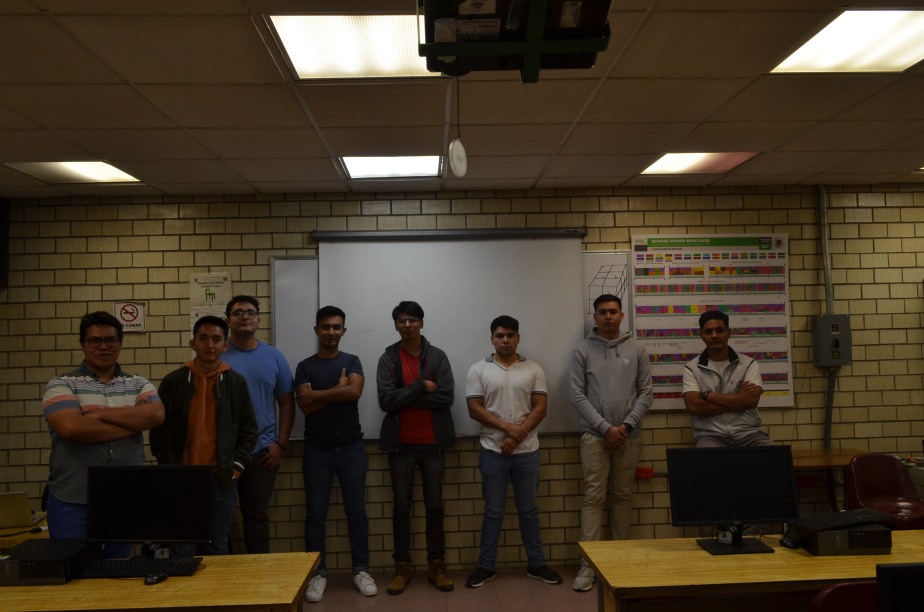
#> input picture fotos_9/DSC_0237.JPG, 3696 x 2448 px, found by its file name (shown at 1/4 size)
$ python Operadores_Puntuales.py
#> lines starting #> are read from the running program, lines starting #| are printed output that depends on the picture; after the words box and inside, x2 and y2 are one past the last pixel; in counts of white or black regions, pixels touching at a corner belong together
import cv2
import numpy as np

imagen = cv2.imread('fotos_9\DSC_0237.JPG')
#> imagen is the input picture: shape (2448, 3696, 3); mean B, G, R 39.7, 55.5, 67.5
res_imagen = cv2.resize(imagen, (1024, 720))
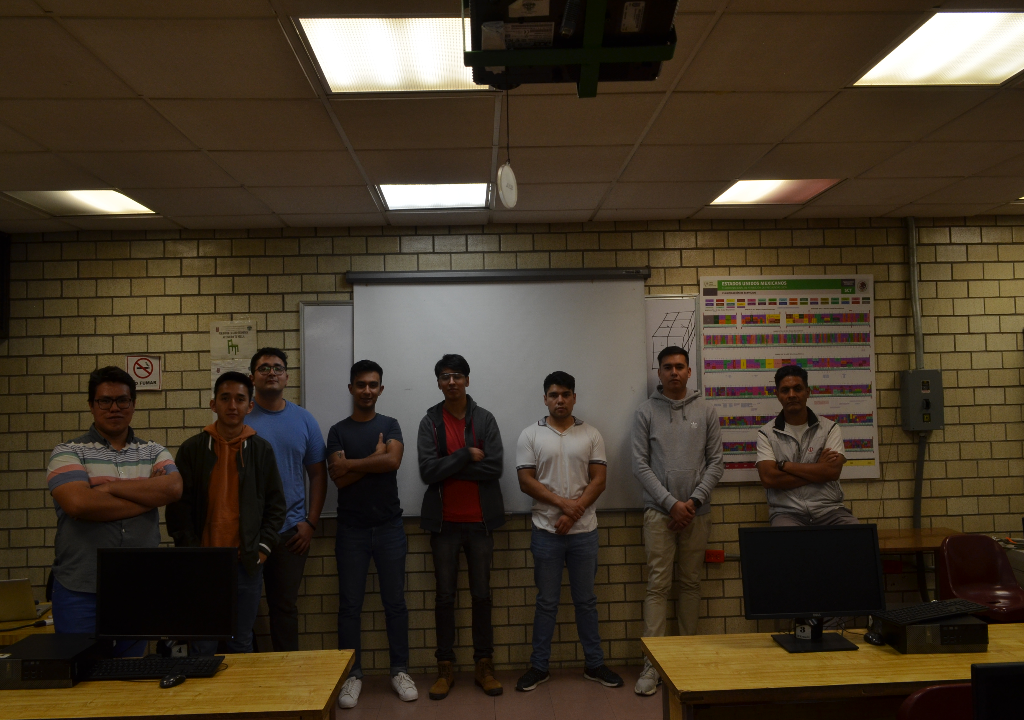
#> res_imagen: shape (720, 1024, 3); mean B, G, R 39.6, 55.4, 67.4
imagen = np.array(res_imagen, dtype=np.uint8)
M, N, L = imagen.shape
#> M = 720; N = 1024; L = 3

cv2.imshow("Original", imagen)

### IDENTIDAD ###

def iD():
    imgI = np.zeros((M, N, L), dtype=np.uint8)

    for i in range(M):
        for j in range(N):
            imgI[i, j] = imagen[i, j]

    cv2.imshow("Identidad", imgI)
    cv2.imwrite("Resultados/identidad.jpg", imgI)


###INVERSO NEGATIVO###

def iN():
    imgN = np.zeros((M, N, L), dtype=np.uint8)

    for i in range(M):
        for j in range(N):
            imgN[i, j] = 255 - imagen[i, j]
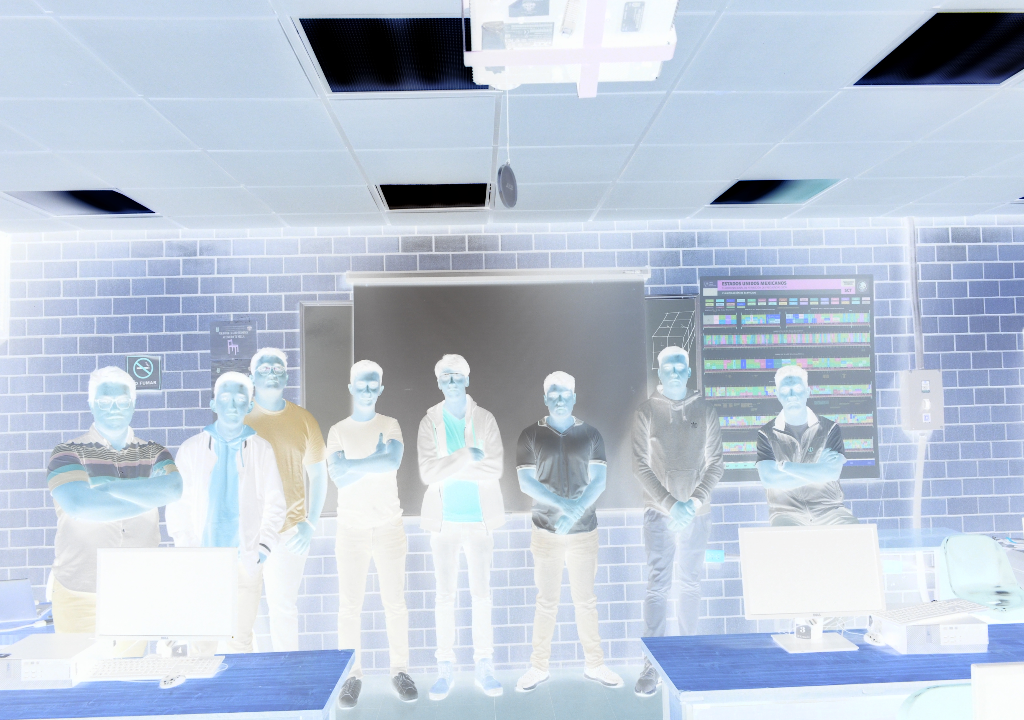
#> imgN: shape (720, 1024, 3); mean B, G, R 215.4, 199.6, 187.6

    cv2.imshow("Inverso Negativo", imgN)
    cv2.imwrite("Resultados\InversoNegativo.jpg", imgN)


###UMBRAL###
def iU():
    imgU = np.zeros((M, N, L), dtype=np.uint8)

    p1 = 40  # La visualización de la imagen es proporcional a p1 y p2
    p2 = 110

    for i in range(M):
        for j in range(N):
            if (imagen[i, j, 1] <= p1 or imagen[i, j, 1] >= p2):
                imgU[i, j] = 255
            else:
                imgU[i, j] = 0
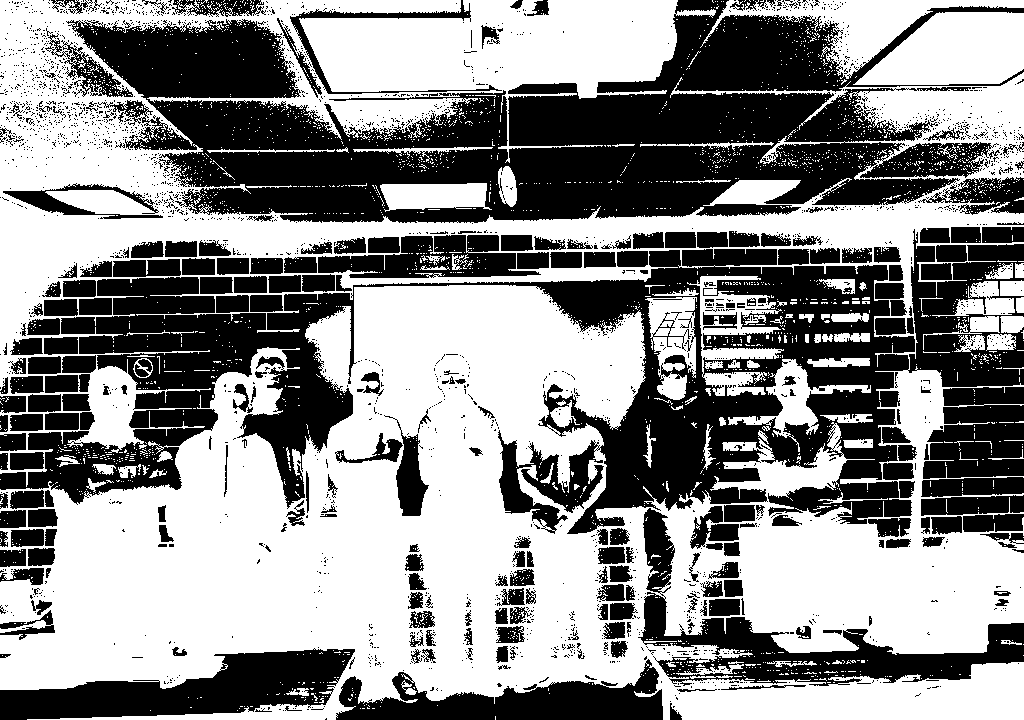
#> imgU: shape (720, 1024, 3); 55.1% white; 2563 black regions (2296 under 20 px), largest, box (x1, y1, x2, y2) and area: (66, 0, 1024, 223) 105163, (0, 229, 1024, 534) 101023, (638, 508, 1024, 686) 14218

    cv2.imshow("Umbral", imgU)
    cv2.imwrite("Resultados/umbral.jpg", imgU)


### UMBRAL BINARIO ###

def iUB():
    imgUB = np.zeros((M, N, L), dtype=np.uint8)

    p1 = 40
    p2 = 110

    for i in range(M):
        for j in range(N):
            if (imagen[i, j, 1] < p1 or imagen[i, j, 1] >= p2):
                imgUB[i, j] = 255
            else:
                imgUB[i, j] = 0
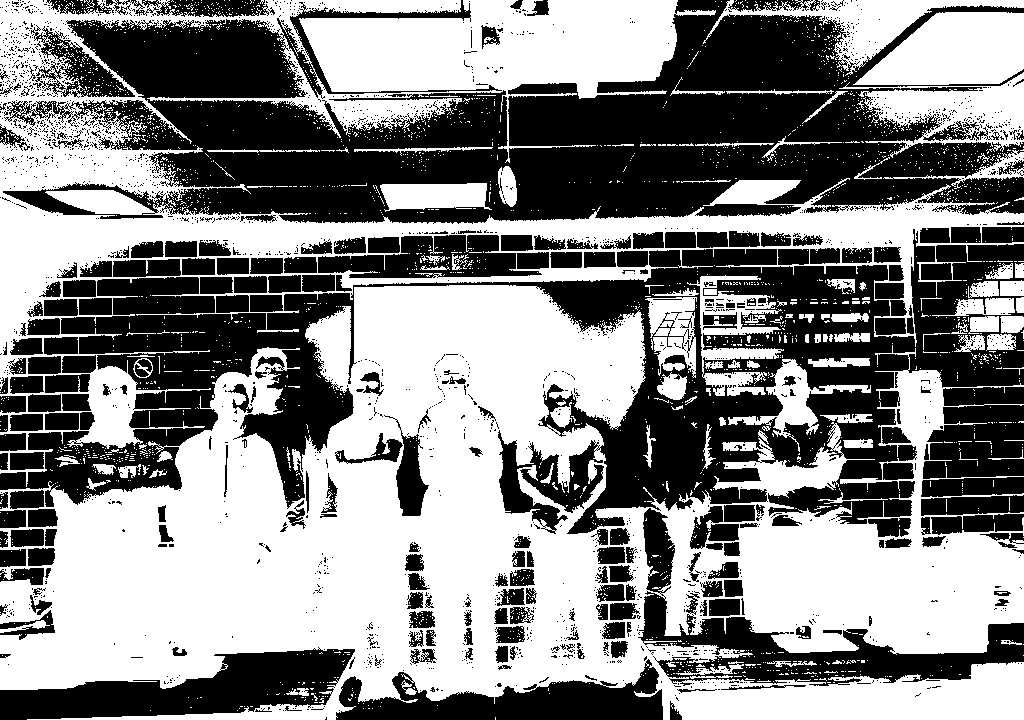
#> imgUB: shape (720, 1024, 3); 52.7% white; 2227 black regions (1967 under 20 px), largest, box (x1, y1, x2, y2) and area: (3, 0, 1024, 224) 121601, (0, 229, 1024, 534) 103266, (638, 508, 1024, 686) 14453

    cv2.imshow("Umbral Binario", imgUB)
    cv2.imwrite("Resultados/umbralBinario.jpg", imgUB)


###UMBRAL BINARIO INVERTIDO###

def iUBI():
    imgBI = np.zeros((M, N, L), dtype=np.uint8)

    p1 = 40  # La visualización de la imagen es proporcional a p1 y p2
    p2 = 110

    for i in range(M):
        for j in range(N):
            if (imagen[i, j, 1] <= p1 or imagen[i, j, 1] >= p2):
                imgBI[i, j] = 0
            else:
                imgBI[i, j] = 255

    cv2.imshow("Umbral Binario Invertido", imgBI)
    cv2.imwrite("Resultados/umbralInvertido.jpg", imgBI)


### UMBRAL ESCALA DE GRISES ###

def iUEG():
    imgUEG = np.zeros((M, N, L), dtype=np.uint8)

    P1 = 40
    P2 = 110

    for i in range(M):
        for j in range(N):
            if (imagen[i, j, 1] <= P1 or imagen[i, j, 1] >= P2):
                imgUEG[i, j] = 255
            else:
                imgUEG[i, j] = imagen[i, j, 1]
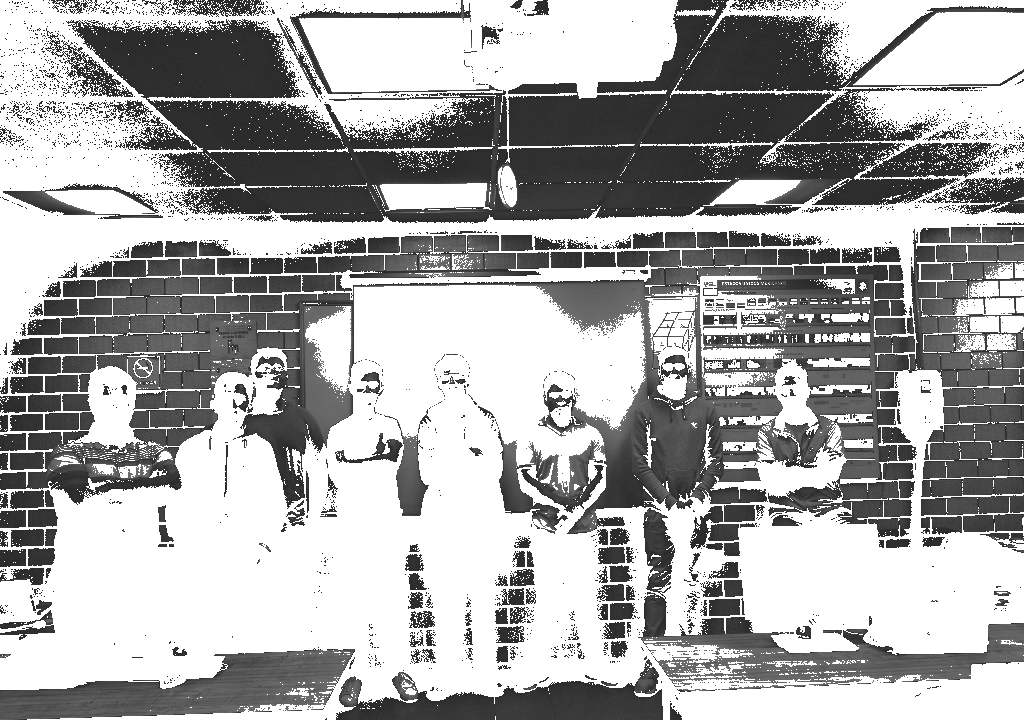
#> imgUEG: shape (720, 1024, 3); min 41, max 255, mean 168.6

    cv2.imshow("Umbral Escala de Grises", imgUEG)
    cv2.imwrite("Resultados/umbralGris.jpg", imgUEG)


###UMBRAL ESCALA A GRISES INVERTIDO###

def iUIEGI():
    imgUEGI = np.zeros((M, N, L), dtype=np.uint8)

    P1 = 40
    P2 = 110

    for i in range(M):
        for j in range(N):
            if (imagen[i, j, 1] <= P1 or imagen[i, j, 1] >= P2):
                imgUEGI[i, j] = 255
            else:
                imgUEGI[i, j] = 255 - imagen[i, j, 1]
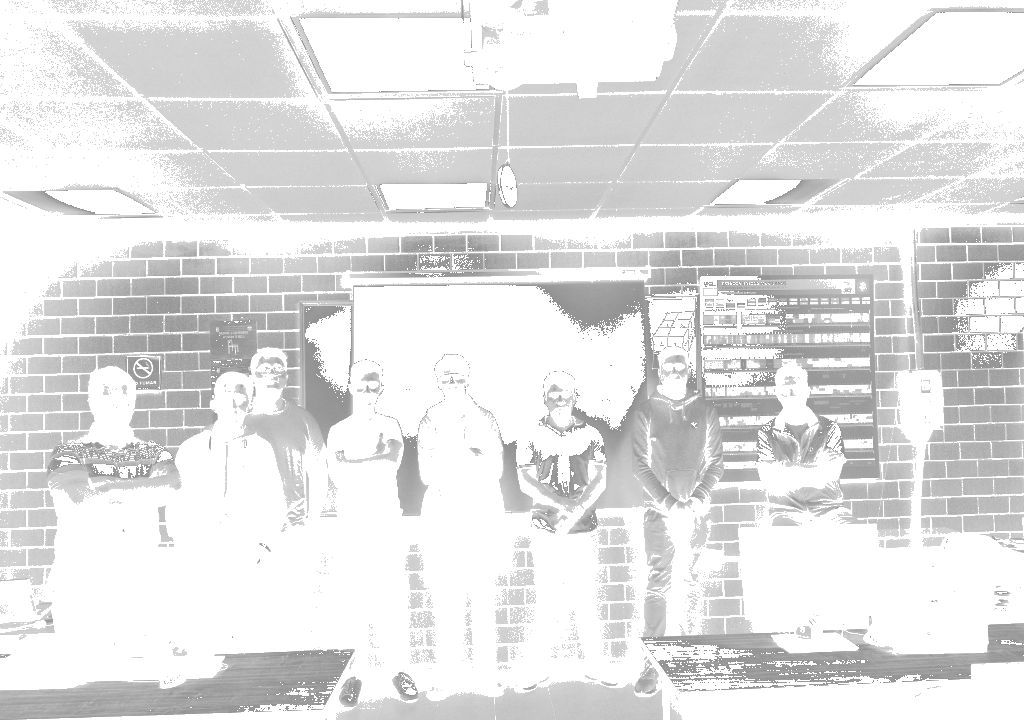
#> imgUEGI: shape (720, 1024, 3); min 146, max 255, mean 226.8

    cv2.imshow("Umbral Escala Grises Invertido", imgUEGI)
    cv2.imwrite("Resultados/umbralInvertidoGris.jpeg", imgUEGI)


iD()
iN()
iU()
iUB()
iUBI()
iUEG()
iUIEGI()
cv2.waitKey(0)
cv2.destroyAllWindows()
